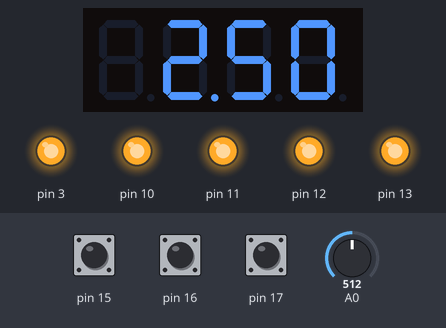
This sketch was run on a simulated Arduino Uno, built with avr-gcc and run on an emulated ATmega328P. On the bench: 4-digit seven-segment display, output pins drawn as LEDs (lit = HIGH). The inputs (shaded band) are chosen by the test bench; at power-on: A0 = 512, pin 15 HIGH, pin 16 HIGH, pin 17 HIGH.

Above: at 1.2 s.
1.3 s: A0 set to 716
At 3.2 s:
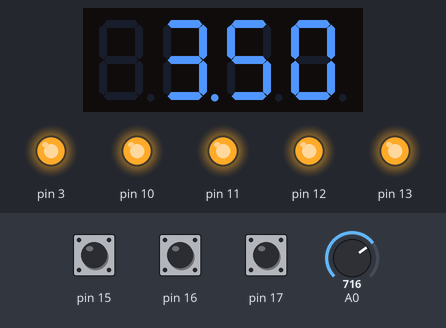
3.5 s: A0 set to 900
At 4.9 s:
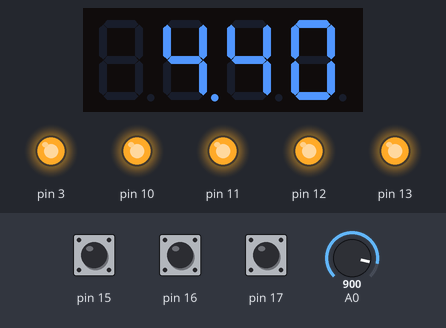
5.5 s: A0 set to 1023
At 6.5 s:
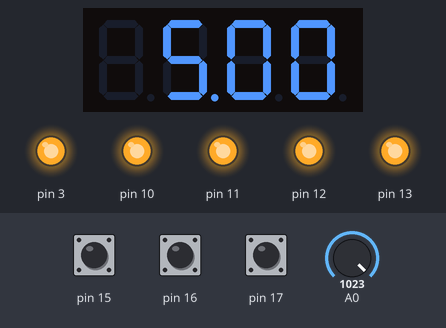
Timing chart, 0 to 8.5 s (numbered marks = the images above; inputs shaded):
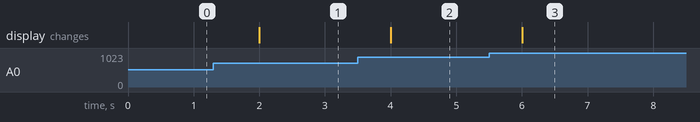

Measured:
- after the input at 1.3 s, the display: changes after 0.70 s (image 1)
- after the input at 3.5 s, the display: changes after 0.50 s (image 2)
- after the input at 5.5 s, the display: changes after 0.50 s (image 3)

The sketch:

5.1.ino
```cpp
#include <MultiFuncShield.h>
#include <TimerOne.h>


void setup()
{
  pinMode(A0, INPUT);
  Timer1.initialize();
  MFS.initialize(&Timer1);
}

void loop()
{
  double val = analogRead(A0) * (5.0 / 1023.0);
  Serial.println ("[V]");
  MFS.write(val, 2);
  delay (1000);
}
```
